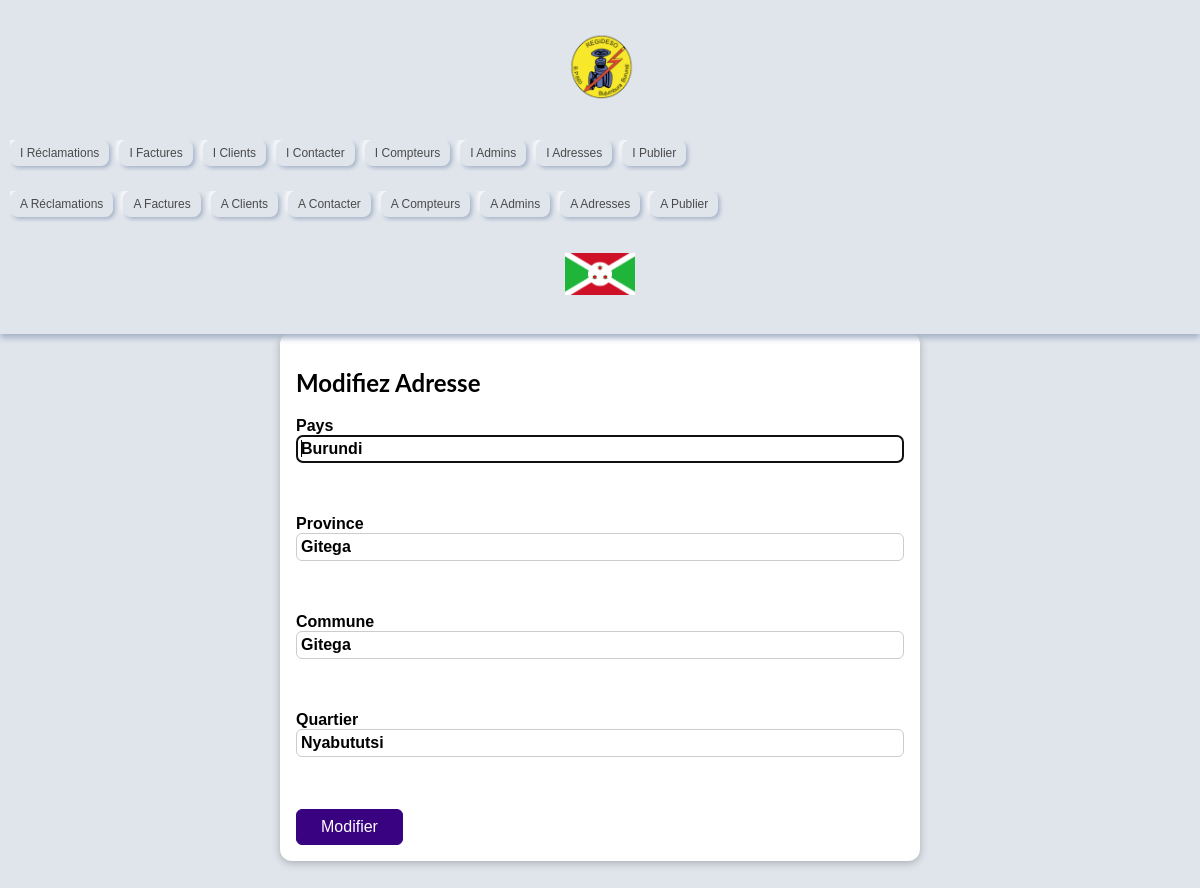
Screenshot of /User/modif_adresse.php?mod=3 with the database file from the repository.
### tables this page shows
CREATE TABLE `adresse` (
  `id_adr` int(5) NOT NULL,
  `pays` varchar(25) DEFAULT NULL,
  `province` varchar(25) DEFAULT NULL,
  `commune` varchar(25) DEFAULT NULL,
  `quartier` varchar(25) DEFAULT NULL
);

### User/modif_adresse.php (the view, shortened to what this page needs)
<!DOCTYPE html>
<html lang="en">
<head>
    <?php
        include "Connexion.php";
        $modifAdd = $bdd->query("Select * from Adresse where id_adr=".$_GET['mod']);
        $dataRecup = $modifAdd->fetch();
    ?>
    <?php include "Header1.php" ?>
</head>
<body>
    <br><br>
    <section id="comment-form">
        <h1>Modifiez Adresse </h1>
        <form action="" method="POST">
            <div class="form-control">
                <label for="pays">
                    Pays
                    <input type="text" value="<?php echo $dataRecup["pays"]; ?>" name="pays" id="pays" require autofocus>
                </label>
            </div>
            <br><br>
            <div class="form-control">
                <label for="province">
                    Province
                    <input type="text" value="<?php echo $dataRecup["province"]; ?>" name="province" id="province" require>
                </label>
            </div>
            <br><br>
            <div class="form-control">
                <label for="commune">
                    Commune
                    <input type="text" value="<?php echo $dataRecup["commune"]; ?>" name="commune" id="commune" require>
                </label>
            </div>
            <br><br>
            <div class="form-control">
                <label for="quartier">
                    Quartier
                    <input type="text" value="<?php echo $dataRecup["quartier"]; ?>" name="quartier" id="quartier" require>
                </label>
            </div>
            <br><br>
            <button type="submit" name="valider">Modifier</button>
        </form>
</section>
</body>
</html>

### User/styles/styles1.css (style rules this page uses)
* { box-sizing: border-box; }
html { font-family: 'Open Sans', 'Lato', sans-serif; }
body { margin: 0; }
h1, h2, h3 { font-family: 'Lato', sans-serif; font-weight: bold; }
:root { --primary-color: #e0e5ec; --text-color: #4a4a4a; --hover-color: #007bff; --shadow-color: #a3b1c6; --highlight-color: #ffffff; }
body { font-family: 'Arial', sans-serif; background-color: var(--primary-color); margin: 0; padding-top: 80px; }
@media (max-width: 1200px) { body { padding-top: 180px; } }
#comment-form, table { margin: 3rem auto; width: 90%; max-width: 40rem; border-radius: 12px; background-color: white; box-shadow: 0 2px 8px rgba(0, 0, 0, 0.25); padding: 1rem; }
#comment-form button { font: inherit; background-color: #390281; color: white; border: 1px solid #390281; padding: 0.5rem 1.5rem; border-radius: 6px; cursor: pointer; }
.form-control { margin-bottom: 1rem; }
.form-control label { font-weight: bold; margin-bottom: 0.5rem; display: block; }
.form-control input, .form-control textarea { display: block; width: 100%; font: inherit; padding: 0.25rem; border-radius: 6px; border: 1px solid #ccc; }

### rows the page displays
adresse: pays "Burundi", province "Gitega", commune "Gitega", quartier "Nyabututsi"
